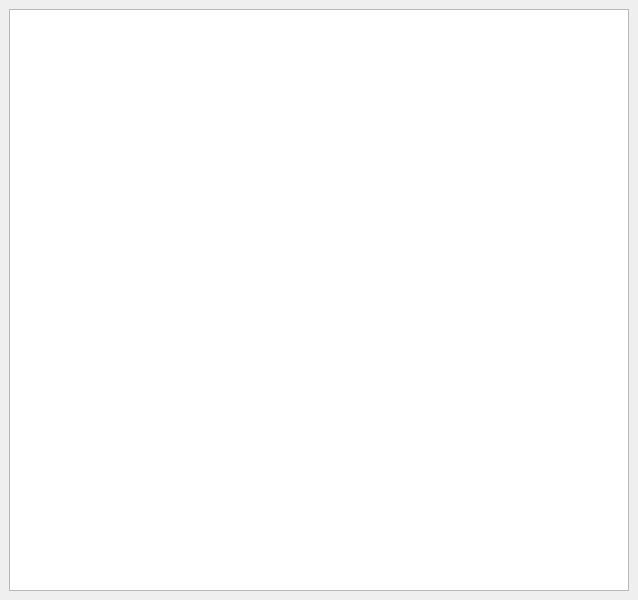
<?xml version="1.0" encoding="UTF-8"?>
<ui version="4.0">
 <class>MainWindow</class>
 <widget class="QMainWindow" name="MainWindow">
  <property name="geometry">
   <rect>
    <x>0</x>
    <y>0</y>
    <width>638</width>
    <height>600</height>
   </rect>
  </property>
  <property name="windowTitle">
   <string>MainWindow</string>
  </property>
  <widget class="QWidget" name="centralwidget">
   <layout class="QVBoxLayout" name="verticalLayout_2">
    <item>
     <layout class="QGridLayout" name="gridLayout" rowstretch="1" columnstretch="1,0">
      <item row="0" column="0" colspan="2">
       <widget class="QTableWidget" name="table"/>
      </item>
     </layout>
    </item>
   </layout>
  </widget>
 </widget>
 <resources/>
 <connections/>
</ui>
